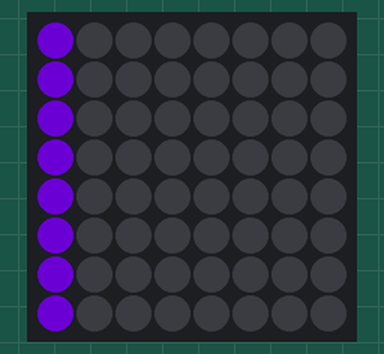
Simulated run of this program. Board: Raspberry Pi (BCM pin numbers) with a Sense HAT. Parts: the Sense HAT's 8×8 RGB LED matrix. Dim RGB values are drawn brighter than linear; random numbers come from a fixed seed. At 6.7 s the program stops and its outputs stay as they are.

Above: at 0.03 s.
At 0.6 s:
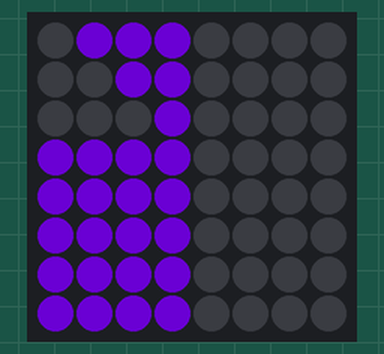
At 1.22 s:
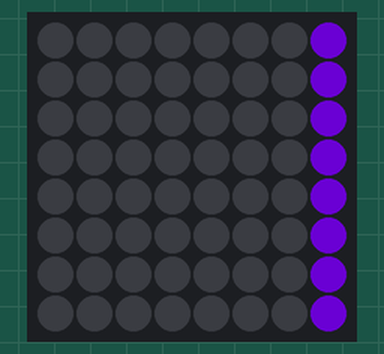
At 2.99 s:
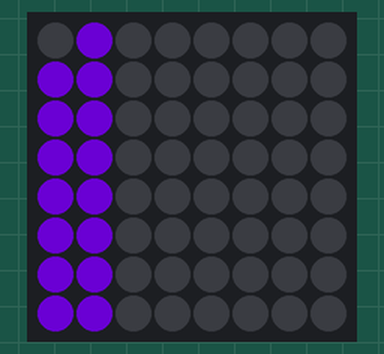
At 4.5 s:
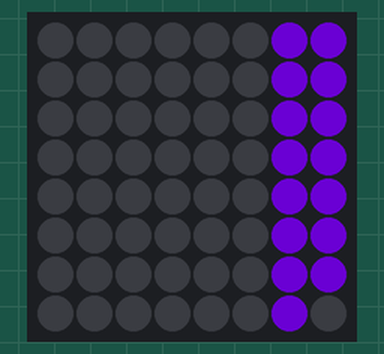
At 6.7 s:
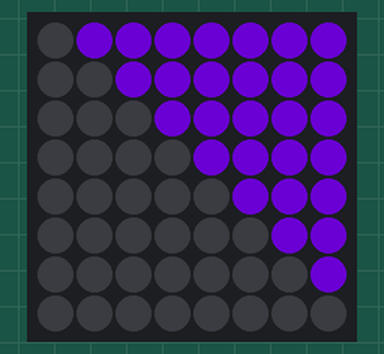

The program:

6.py
```python
#!/usr/bin/env python3

# Creates funny inversed patterns.

from sense_hat import SenseHat
from random import randint
from time import sleep

sense = SenseHat()

sense.clear()

r = randint(0, 255)
g = randint(0, 255)
b = randint(0, 255)

for iteration in range(0, 8):
	for x in range(0, 8):
		for y in range(0, 8):
			sense.set_pixel(x, y, r, g, b)
		sleep(0.05)

		for y in range(0, 8):
			sense.set_pixel(x, y, 0, 0, 0)

	for x in range(0, 8):
		for y in range(0, 8):
			sense.set_pixel(x, y, r, g, b)
		sleep(0.05)

		for y in range(0, 8):
			sense.set_pixel(y, x, 0, 0, 0)
```
